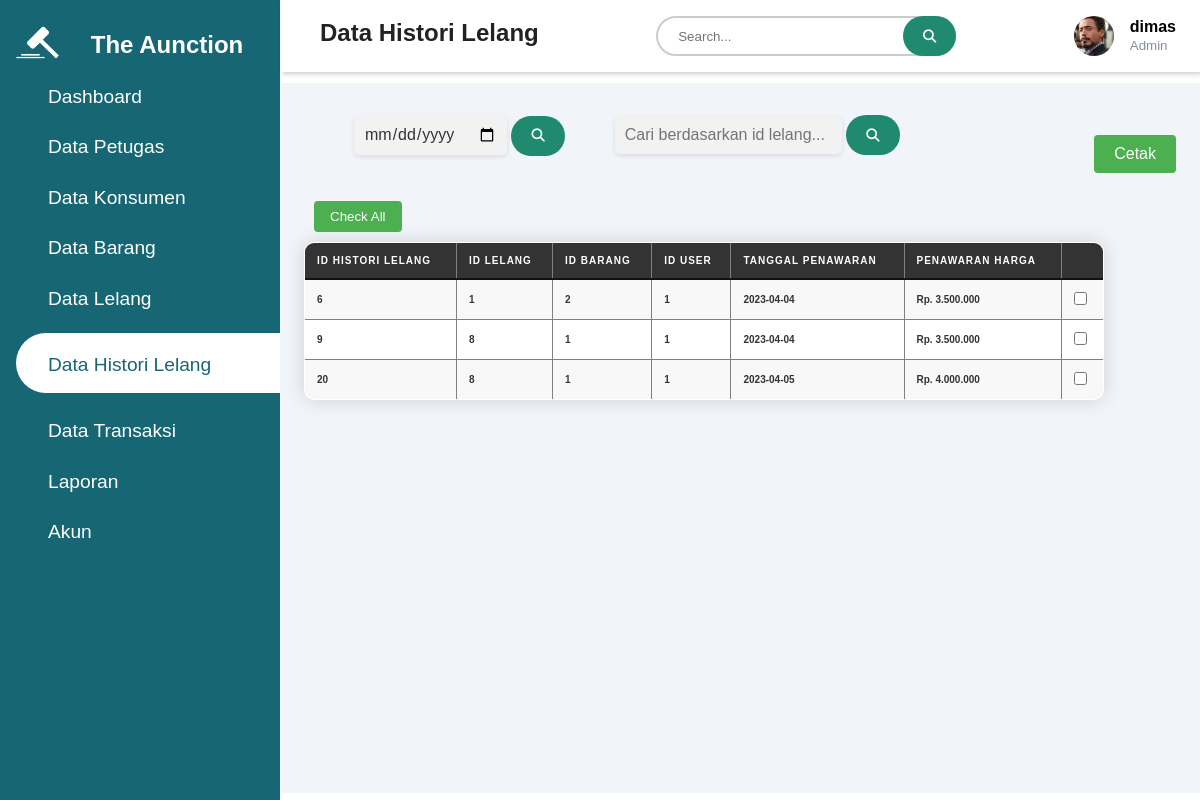
/admin/page/datahistorilelang.php (signed in), run on an earlier commit of the app's database.
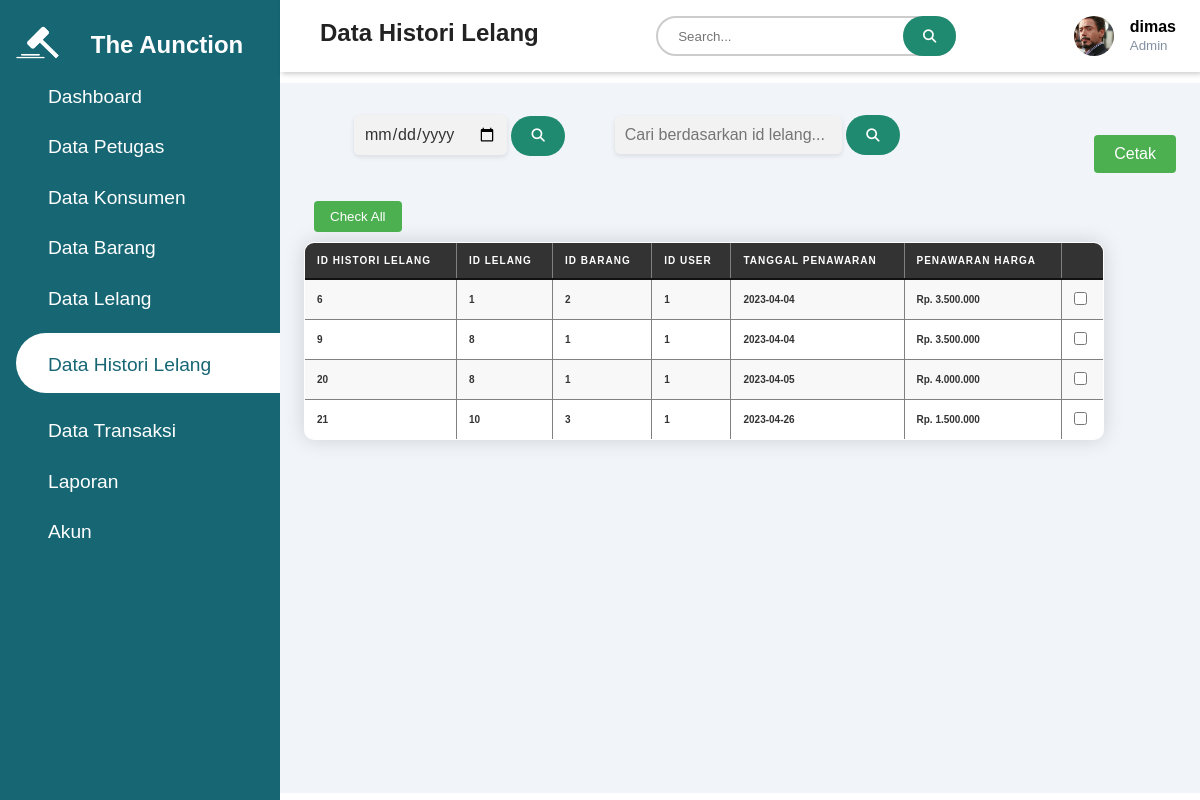
And on a later commit of the database.
### tables this page shows
CREATE TABLE `tpetugas` (
  `id_petugas` int(11) NOT NULL,
  `nama_petugas` varchar(50) NOT NULL,
  `username` varchar(25) NOT NULL,
  `password` varchar(25) NOT NULL,
  `id_level` int(11) NOT NULL,
  `gambar` varchar(50) NOT NULL
);

CREATE TABLE `thistori_lelang` (
  `id_histori` int(11) NOT NULL,
  `id_lelang` int(11) NOT NULL,
  `id_barang` int(11) NOT NULL,
  `id_user` int(11) NOT NULL,
  `tanggal_penawaran` date DEFAULT curdate(),
  `penawaran_harga` int(11) NOT NULL
);

### admin/page/datahistorilelang.php (the view, shortened to what this page needs)
<?php
require '../../php/koneksi.php';
if (isset($_SESSION['login'])) {
    $id_petugas = $_SESSION['id_petugas'];
    $query = "SELECT * FROM tpetugas WHERE id_petugas='$id_petugas'";
    $a = mysqli_query($koneksi, $query);
    $data = mysqli_fetch_array($a);
} else {
    header("location:../../php/page/loginpetugas.php");
}
?>
<!DOCTYPE html>
<html lang="en">
<head>
    <link rel="stylesheet"
        href="https://maxst.icons8.com/vue-static/landings/line-awesome/line-awesome/1.3.0/css/line-awesome.min.css">
    <link rel="stylesheet" href="https://cdnjs.cloudflare.com/ajax/libs/font-awesome/6.4.0/css/all.min.css"
 />
    <link rel="stylesheet" href="../../assets/css/test.css">
</head>
<body>
    <div class="sidebar">
        <div class="sidebar-brand">
            <h1>
                <img src="../../assets/img/LELANG6.png" alt="" width="70px" height="70px">
                <h2>The Aunction</h2>
            </h1>
        </div>
        <div class="sidebar-menu">
            <ul>
                <li>
                    <a href="dashboard.php"><span class="las la-igloo"></span>
                        <span>Dashboard</span></a>
                </li>
            </ul>
            <ul>
                <li>
                    <a href="datapetugas.php"><span class="las la-users"></span>
                        <span>Data Petugas</span></a>
                </li>
            </ul>
            <ul>
                <li>
                    <a href="datakonsumen.php"><span class="las la-users"></span>
                        <span>Data Konsumen</span></a>
                </li>
            </ul>
            <ul>
                <li>
                    <a href="databarang.php"><span class="las la-clipboard-list"></span>
                        <span>Data Barang</span></a>
                </li>
            </ul>
            <ul>
                <li>
                    <a href="datalelang.php"><span class="las la-clipboard-list"></span>
                        <span>Data Lelang</span></a>
                </li>
            </ul>
            <ul>
                <li>
                    <a href="datahistorilelang.php" class="active"><span class="las la-clipboard-list"></span>
                        <span>Data Histori Lelang</span></a>
                </li>
            </ul>
            <ul>
                <li>
                    <a href="datatransaksi.php"><span class="las la-clipboard-list"></span>
                        <span>Data Transaksi</span></a>
                </li>
            </ul>
            <ul>
                <li>
                    <a href="laporan.php"><span class="las la-clipboard-list"></span>
                        <span>Laporan</span></a>
                </li>
            </ul>
            <ul>
                <li>
                    <a href="akun.php"><span class="las la-user-circle"></span>
                        <span>Akun</span></a>
                </li>
            </ul>
        </div>
    </div>
    <div class="main-content">
        <header>
            <h2>
                <label for="nav-toggle">
                    <span class="las la-bars"></span>
                </label>
                Data Histori Lelang
            </h2>
            <div class="search-box">
                <form action="" method="POST">
                    <input type="text" name="search" placeholder="Search...">
                    <button type="submit" name="submit-search"><i class="fa fa-search"></i></button>
                </form>
            </div>
            <div class="user-wrapper">
                <img src="../../assets/img/<?= $data['gambar'] ?>" width="40px" height="40px" alt="">
                <div>
                    <h4>
                        <?= $data['username'] ?>
                    </h4>
                    <small>Admin</small>
                </div>
            </div>
        </header>
        <main>
            <div class="laporan-head">
                <div class="head">
                    <form action="" method="POST">
                        <input type="date" name="search">
                        <button type="submit" name="submit-search"><i class="fa fa-search"></i></button>
                    </form>
                    <form action="" method="POST">
                        <input type="text" name="search-id" placeholder="Cari berdasarkan id lelang...">
                        <button type="submit" name="submit-search-id"><i class="fa fa-search"></i></button>
                    </form>
                </div>
                <div class="cetak-laporan">
                    <form action="../action/cetak_histori.php" method="POST">
                        <button id="cetak" name="cetak"
                            onclick="return confirm('Yakin Ingin Mencetak Laporan?')">Cetak</button>
                    </form>
                </div>
            </div>
            <br>
            <button id="check-all" onclick="toggleCheckAll()" class="check-all">Check All</button>
            <table border="1" id="table-transaksi">
                <tr>
                    <th>Id Histori Lelang</th>
                    <th>Id Lelang</th>
                    <th>Id Barang</th>
                    <th>Id User</th>
                    <th>Tanggal Penawaran</th>
                    <th>Penawaran Harga</th>
                    <th></th>
                </tr>
                <?php
                include '../../php/koneksi.php';
                if (!isset($_POST['submit-search']) and !isset($_POST['submit-search-id'])) {
                    $data = mysqli_query($koneksi, "SELECT * FROM thistori_lelang");
                } else if (isset($_POST['submit-search'])) {
                    $key = htmlspecialchars($_POST['search']);
                    $data = mysqli_query($koneksi, "SELECT * FROM thistori_lelang WHERE id_histori LIKE '%$key%' OR id_barang LIKE '%$key%' OR id_user LIKE '%$key%' OR tanggal_penawaran LIKE '%$key%' OR penawaran_harga LIKE '%$key%'");
                } else if (isset($_POST['submit-search-id'])) {
                    $keyid = htmlspecialchars($_POST['search-id']);
                    $data = mysqli_query($koneksi, "SELECT * FROM thistori_lelang WHERE id_lelang LIKE '%$keyid%'");
                }
                while ($d = mysqli_fetch_array($data)) {
                    ?>
                    <tr>
                        <td>
                            <?= $d['id_histori']; ?>
                        </td>
                        <td>
                            <?= $d['id_lelang']; ?>
                        </td>
                        <td>
                            <?= $d['id_barang']; ?>
                        </td>
                        <td>
                            <?= $d['id_user']; ?>
                        </td>
                        <td>
                            <?= $d['tanggal_penawaran']; ?>
                        </td>
                        <td>
                            Rp.
                            <?= number_format($d['penawaran_harga'], 0, ',', '.'); ?>
                        </td>
                        <td>
                            <input type="checkbox" value="<?= $d['id_histori']; ?>">
                        </td>
                    </tr>
                    <?php
                }
                ?>
            </table>
        </main>
    </div>
</body>
</html>

### assets/css/test.css (style rules this page uses)
:root { --main-color: #166674; --color-dark: #1D2231; --text-grey: #8390A2; }
* { padding: 0; margin: 0; box-sizing: border-box; list-style-type: none; text-decoration: none; font-family: 'Poppins', sans-serif; }
.sidebar { width: 280px; position: fixed; left: 0; top: 0; height: 100%; background: var(--main-color); z-index: 100%; transition: widht 300ms; overflow: hidden; }
.sidebar-brand { height: 55px; padding-left: 1rem 0rem 1rem 2rem; display: flex; margin-top: 10px; }
.sidebar-brand h1 img { padding-left: 5px; width: 70px; height: auto; }
.sidebar-brand h2 { padding: 1.3rem; color: #fff; }
.sidebar-menu { margin-top: 1rem; }
.sidebar-menu li { width: 100%; margin-bottom: 1.4rem; padding-left: 1rem; }
.sidebar-menu a { padding-left: 1rem; display: block; color: #fff; font-size: 1.2rem; }
.sidebar-menu a.active { background: #fff; padding-top: 1rem; padding-bottom: 1rem; color: var(--main-color); border-radius: 30px 0px 0px 30px; transition: 3s; }
.sidebar-menu a span:first-child { font-size: 1.5rem; padding-right: 1rem; }
.main-content { margin-left: 280px; }
.head { display: flex; }
.head input { margin-left: 50px; padding: 10px; border: none; border-radius: 5px; background-color: #f2f2f2; color: #333; font-size: 16px; box-shadow: 0px 2px 5px rgba(0, 0, 0, 0.1); }
.head button[type="submit"] { height: 40px; padding: 12px 20px; background-color: #1F8A70; color: white; border: none; border-radius: 20px; cursor: pointer; }
header { background: #fff; display: flex; justify-content: space-between; padding: 1rem 1.5rem; box-shadow: 2px 2px 5px rgba(0, 0, 0, 0.2); position: fixed; left: 280px; width: calc(100% - 280px); top: 0; z-index: 100; transition: left 300ms; }
header h2 { color: #222; }
header label span { font-size: 1.7rem; padding-right: 1rem; }
.search-box { position: relative; width: 300px; height: 40px; }
.search-box input[type="text"] { width: 300px; height: 40px; padding: 10px 20px; box-sizing: border-box; border: none; border: 2px solid #ccc; border-radius: 20px; }
.search-box button[type="submit"] { position: absolute; right: 0; height: 40px; padding: 12px 20px; background-color: #1F8A70; color: white; border: none; border-radius: 20px; cursor: pointer; }
.user-wrapper { display: flex; align-items: center; }
.user-wrapper img { border-radius: 50%; margin-right: 1rem; object-fit: cover; }
.user-wrapper h4 { margin-bottom: 0rem !important; }
.user-wrapper small { display: inline-block; color: var(--text-grey); }
main { margin-top: 65px; padding: 2rem 1.5rem; background: #f1f5f9; min-height: calc(100vh - 90px); width: 100%; position: relative; }
.laporan-head { display: flex; justify-content: space-between; }
#check-all.check-all { padding: 8px 16px; background-color: #4CAF50; color: #fff; border: none; cursor: pointer; border-radius: 4px; margin: 10px; }
#table-transaksi { border-collapse: collapse; width: 100%; max-width: 800px; margin-left: 0px; background-color: #fff; color: #333; font-size: 10px; font-weight: 400; text-align: left; border-radius: 10px; overflow: hidden; box-shadow: 0 0 20px rgba(0, 0, 0, 0.15); }
#table-transaksi th, td { padding: 12px; text-align: left; vertical-align: middle; font-weight: bold; }
#table-transaksi th { background-color: #333; color: #fff; font-weight: 600; text-transform: uppercase; letter-spacing: 0.1em; border-bottom: 2px solid #111; }
#table-transaksi tr:nth-child(even) { background-color: #f8f8f8; }
.cetak-laporan { text-align: center; margin-top: 20px; }
.cetak-laporan form { display: inline-block; }
.cetak-laporan button { background-color: #4CAF50; color: white; padding: 10px 20px; border: none; cursor: pointer; font-size: 16px; border-radius: 4px; }
table { border-collapse: collapse; width: 100%; max-width: 800px; margin-left: 10px; background-color: #fff; color: #333; font-size: 14px; font-weight: 400; text-align: left; border-radius: 10px; overflow: hidden; box-shadow: 0 0 20px rgba(0, 0, 0, 0.15); }
th, td { padding: 12px; text-align: left; vertical-align: middle; }
th { background-color: #333; color: #fff; font-weight: 600; text-transform: uppercase; letter-spacing: 0.1em; border-bottom: 2px solid #111; }
tr:nth-child(even) { background-color: #f8f8f8; }

What changed in the data, as far as the page shows it:
added thistori_lelang: id_histori "21", id_lelang "10", id_barang "3", id_user "1", tanggal_penawaran "2023-04-26", penawaran_harga "1.500.000"
